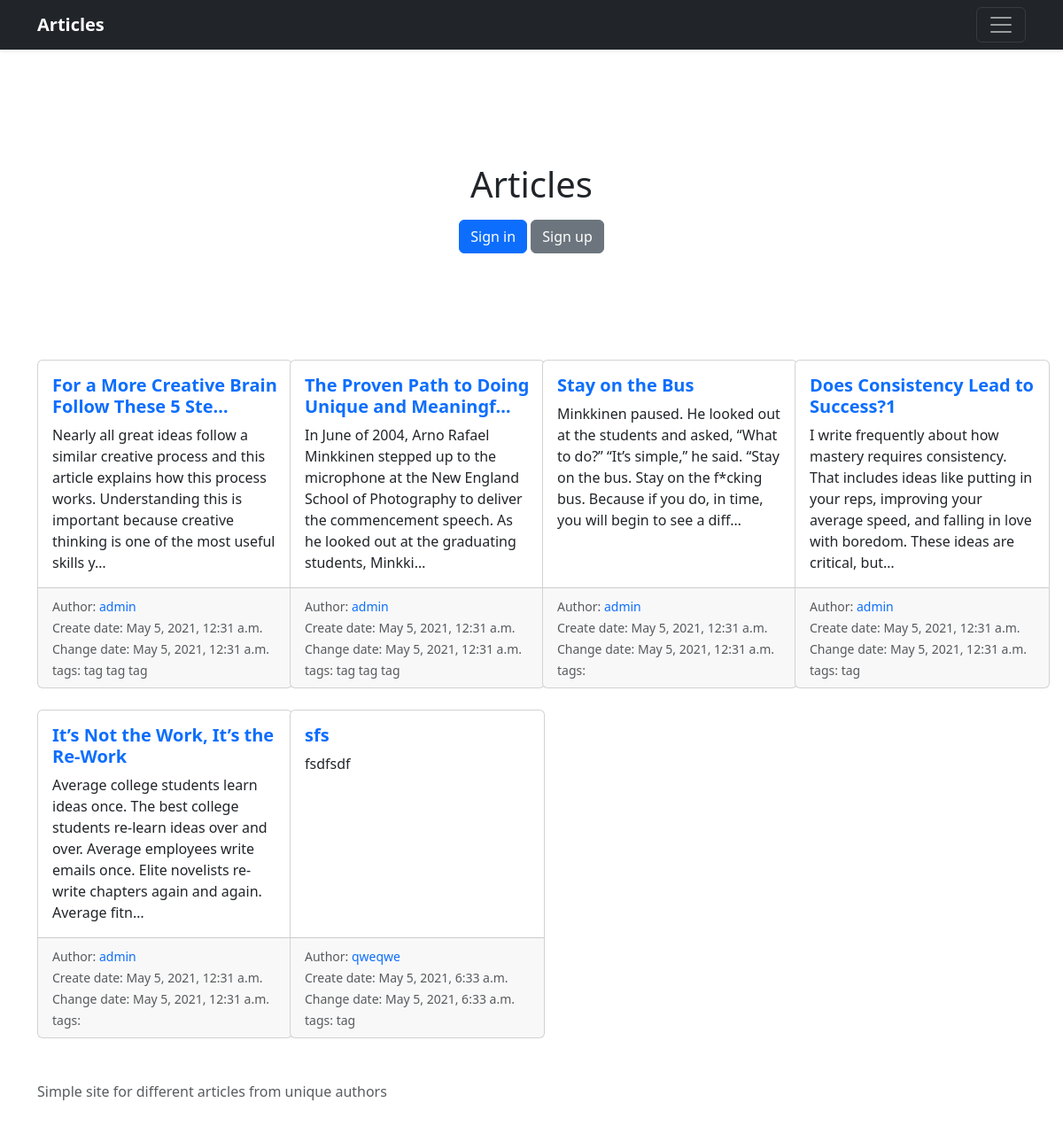
/, run on an earlier commit of the app's database.
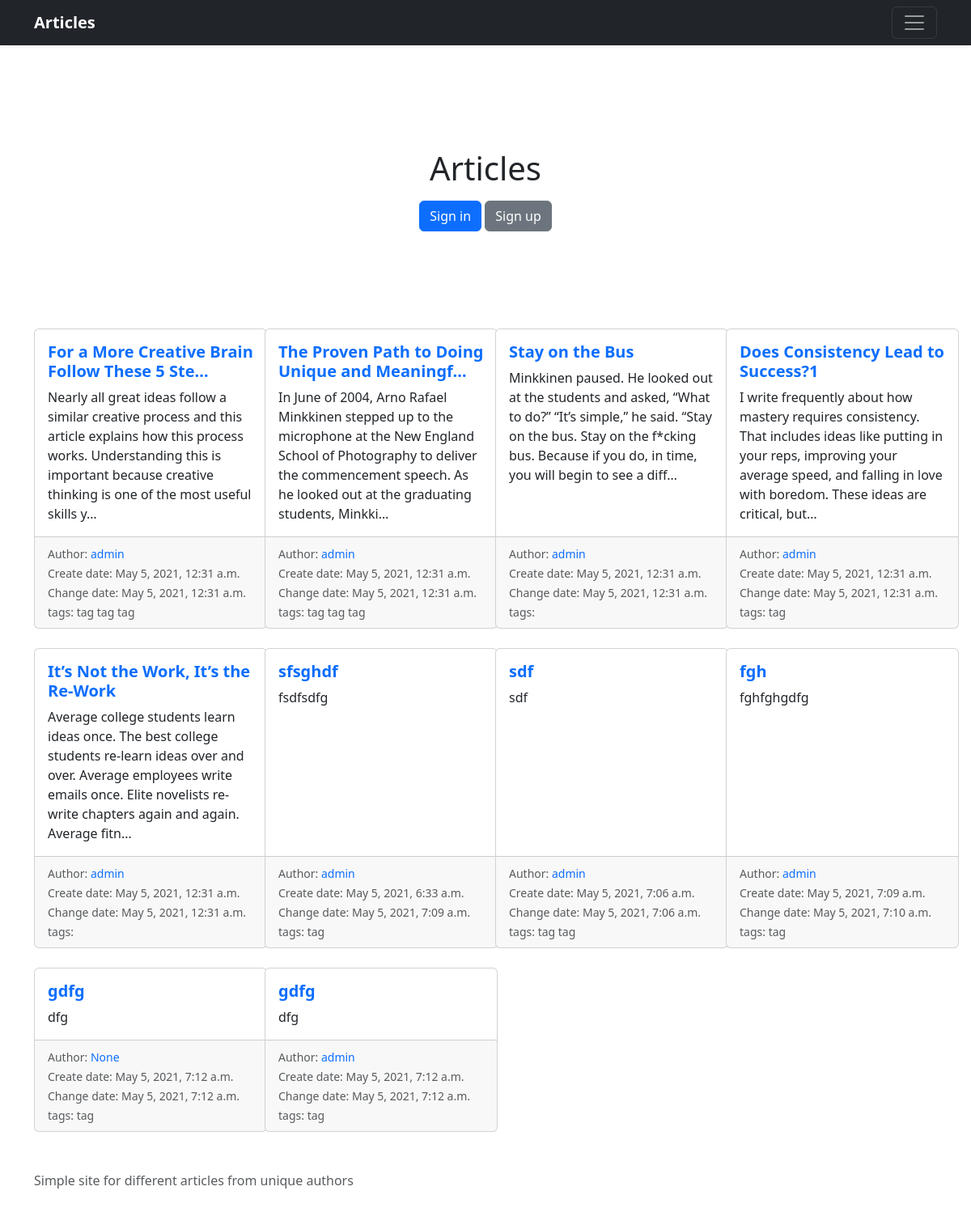
And on a later commit of the database.
### blog/models.py (models this page shows, shortened)
class Article(models.Model):
    title = models.CharField(max_length=100)
    text = models.TextField()
    author = models.ForeignKey(User, on_delete=models.SET_NULL, null=True)
    tags = models.ManyToManyField('Tag', blank=True)
    create_date = models.DateTimeField(auto_now_add=True)
    change_date = models.DateTimeField(auto_now=True)
    def get_absolute_url(self):
        return reverse("articleDetail", kwargs={'pk': self.pk})
    class Meta:
        verbose_name = "Article"
        verbose_name_plural = "Articles"

class Tag(models.Model):
    name = models.CharField(max_length=50, verbose_name="Tag name")
    def __str__(self):
        return self.name
    class Meta:
        verbose_name = "Tag"
        verbose_name_plural = "Tags"

### blog/views.py (the view)
# urls.py: path('', MainPageView.as_view(), name='mainPage'),
class MainPageView(TemplateView):
    template_name = 'blog/main_page.html'
    def get(self, request):
        articles = get_articles()
        return render(request, self.template_name, get_context_from_articles(articles))

### blog/services.py (called while the page is built)
def get_articles(**kwargs) -> QuerySet:
    return Article.objects.filter(**kwargs)

def get_context_from_articles(articles: QuerySet) -> dict:
    return {'articles': articles} if articles else {'message': 'Article(s) does not exist(s)'}

### templates/blog/main_page.html (shortened to what this page needs)
{% extends 'base.html' %}
{% block content %}
    <main>
        <section class="py-5 text-center container">
            <div class="row py-lg-5">
                <div class="col-lg-6 col-md-8 mx-auto">
                    <h1 class="fw-light"><strong>Articles</strong></h1>
                    {% if user.is_authenticated %}
                        <p> Hello {{ user.get_username }}</p>
                        <a href="{% url 'allArticlesByUser' user.get_username %}" class="btn btn-primary my-2">Go to your
                            articles</a>
                    {% else %}
                        <a href="{% url 'login' %}" class="btn btn-primary my-2">Sign in</a>
                        <a href="{% url 'registration' %}" class="btn btn-secondary my-2">Sign up</a>
                    {% endif %}
                </div>
            </div>
        </section>
        {% if articles %}
            <div class="album">
                <div class="row row-cols-1 row-cols-sm-2 row-cols-md-4 g-4">
                    {% for article in articles %}
                        <div class="col">
                            <div class="card h-100" style="width: 18rem;">
                                <div class="card-body">
                                    <h5 class="card-title"><a href="{{ article.get_absolute_url }}">
                                        <strong>{{ article.title|truncatechars:45 }}</strong> </a></h5>
                                    <p class="card-text">{{ article.text|truncatechars:200 }}</p>
                                </div>
                                <div class="card-footer">
                                    <small class="text-muted">
                                        Author: <a
                                            href="{% url 'allArticlesByUser' article.author %}">{{ article.author }}</a>
                                        <br> Create date: {{ article.create_date }}
                                        <br> Change date: {{ article.change_date }}
                                        <br> tags:
                                        {% for tag in article.tags.all %}
                                            {{ tag }}
                                        {% endfor %}
                                    </small>
                                </div>
                            </div>
                        </div>
                    {% endfor %}
                </div>
            </div>
        {% endif %}
    </main>
{% endblock content %}

### templates/base.html (shortened to what this page needs)
{% load static %}
<!DOCTYPE html>
<html lang="en">
<head>
    <link rel="stylesheet" href="https://stackpath.bootstrapcdn.com/bootstrap/5.0.0-alpha1/css/bootstrap.min.css"
>
    <link href="../assets/dist/css/bootstrap.min.css" rel="stylesheet">
    <link rel="stylesheet" href="{% static 'blog/css/main.css' %}">
</head>
<body>
<header>
    <div class="navbar navbar-dark bg-dark shadow-sm">
        <div class="container">
            <a href="{% url 'mainPage' %}" class="navbar-brand d-flex align-items-center">
            <strong>Articles</strong>
            </a>
            <button class="navbar-toggler" type="button" data-bs-toggle="collapse" data-bs-target="#navbarHeader"
                    aria-controls="navbarHeader" aria-expanded="false" aria-label="Toggle navigation">
                <span class="navbar-toggler-icon"></span>
            </button>
        </div>
    </div>
</header>
<div class="container">
<br>
    {% block content %}
    {% endblock content %}
</div>
<footer class="text-muted py-5">
    <div class="container">
        <p class="mb-1">Simple site for different articles from unique authors</p>
    </div>
</footer>
</body>
</html>

### static/blog/css/main.css (style rules this page uses)
a { text-decoration: none; }

What changed in the data, as far as the page shows it:
changed Article: title "sfs" → "sfsghdf"; text "fsdfsdf" → "fsdfsdfg"; author "qweqwe" → "admin"; change_date "May 5, 2021, 6:33 a.m." → "May 5, 2021, 7:09 a.m."
added Article: title "sdf", text "sdf", author "admin", create_date "May 5, 2021, 7:06 a.m.", change_date "May 5, 2021, 7:06 a.m.", Tag (name "tag"), Tag (name "tag")
added Article: title "fgh", text "fghfghgdfg", author "admin", create_date "May 5, 2021, 7:09 a.m.", change_date "May 5, 2021, 7:10 a.m.", Tag (name "tag")
added Article: title "gdfg", text "dfg", author "None", create_date "May 5, 2021, 7:12 a.m.", change_date "May 5, 2021, 7:12 a.m.", Tag (name "tag")
added Article: title "gdfg", text "dfg", author "admin", create_date "May 5, 2021, 7:12 a.m.", change_date "May 5, 2021, 7:12 a.m.", Tag (name "tag")
